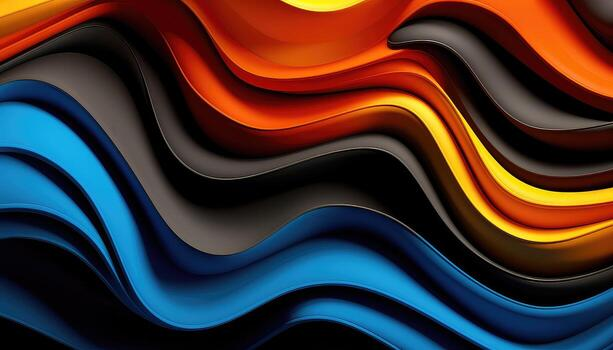
#> input picture image.png, 613 x 350 px
$ python main.py
#> lines starting #> are read from the running program, lines starting #| are printed output that depends on the picture
import cv2
import matplotlib.pyplot as plt #preview the image
import numpy as np #for image rotation
#read the image
img=cv2.imread("image.png")
#> img is the input picture: shape (350, 613, 3); mean B, G, R 45.9, 47.7, 64.8
#convert the image into RGB
img_rgb=cv2.cvtColor(img,cv2.COLOR_BGR2RGB)
#display the rgb image
plt.imshow(img_rgb)
plt.title("RGB Image")
plt.show()
#convert to grayscale
gray_img=cv2.cvtColor(img,cv2.COLOR_BGR2GRAY)
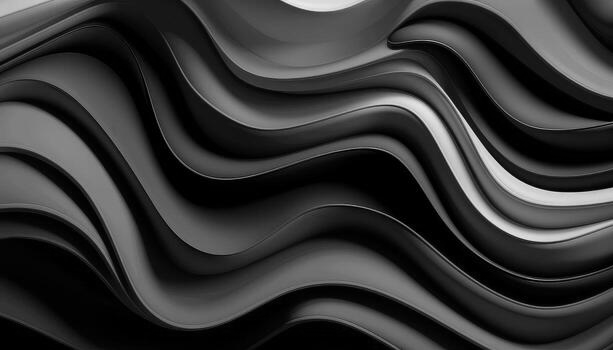
#> gray_img: shape (350, 613); min 0, max 237, mean 52.6
cv2.imshow("Grayscale image",gray_img)#cv2 display format
cv2.waitKey(0)#keep the window open
#crop the rgb image
cropping_region=img_rgb[100:250,200:350]
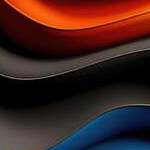
#> cropping_region: shape (150, 150, 3); mean R, G, B 63.7, 33.1, 29.8
plt.imshow(cropping_region)
plt.title("Cropped Image")
plt.show()
#rotate the image
(h,w)=img.shape[:2]#gets you the image properties
#> h = 350; w = 613
#define the center of rotation
center=(w//2,h//2)
#> center = (306, 175)
rotation=cv2.getRotationMatrix2D(center,60,1.0)#60=degrees,1.0=rotating the whole image
#rotate the image based on rotation
rotated_img=cv2.warpAffine(img_rgb,rotation,(w,h))#ensures the entire image is rotated
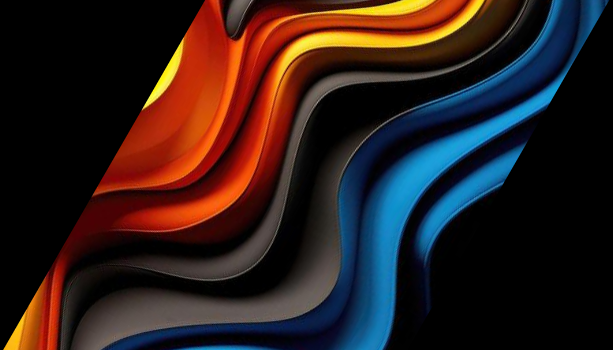
#> rotated_img: shape (350, 613, 3); mean R, G, B 45.3, 29.4, 27.4
cv2.imshow("Rotated Image",rotated_img)
cv2.waitKey(0)
#Brightness Control
brightness_matrix=np.ones(img.shape,dtype="uint8")*50 #50=brightness level
brighter_img=cv2.add(img_rgb,brightness_matrix)#increase the brightness
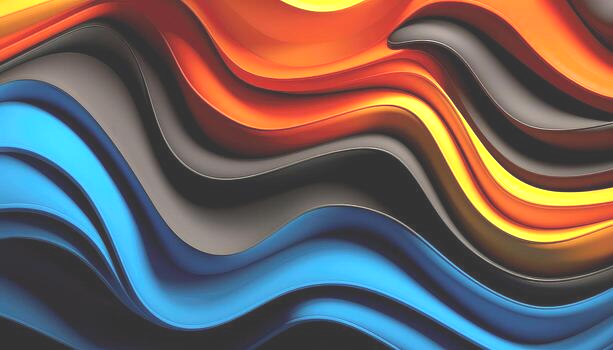
#> brighter_img: shape (350, 613, 3); mean R, G, B 111.9, 97.4, 95.3
darker_img=cv2.subtract(img_rgb,brightness_matrix)#decrease the brightness
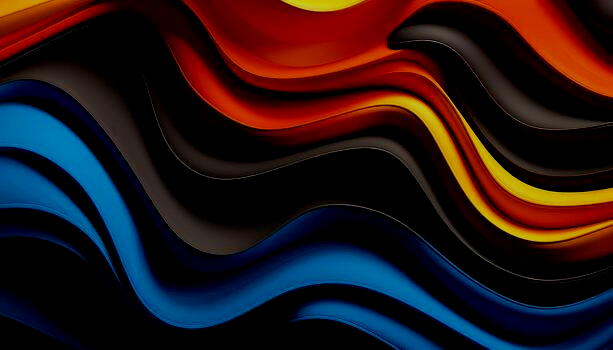
#> darker_img: shape (350, 613, 3); mean R, G, B 36.7, 20.3, 22.4
cv2.imshow("Brighter Image",brighter_img)
cv2.imshow("Darker image", darker_img)
cv2.waitKey(0)
cv2.destroyAllWindows()
